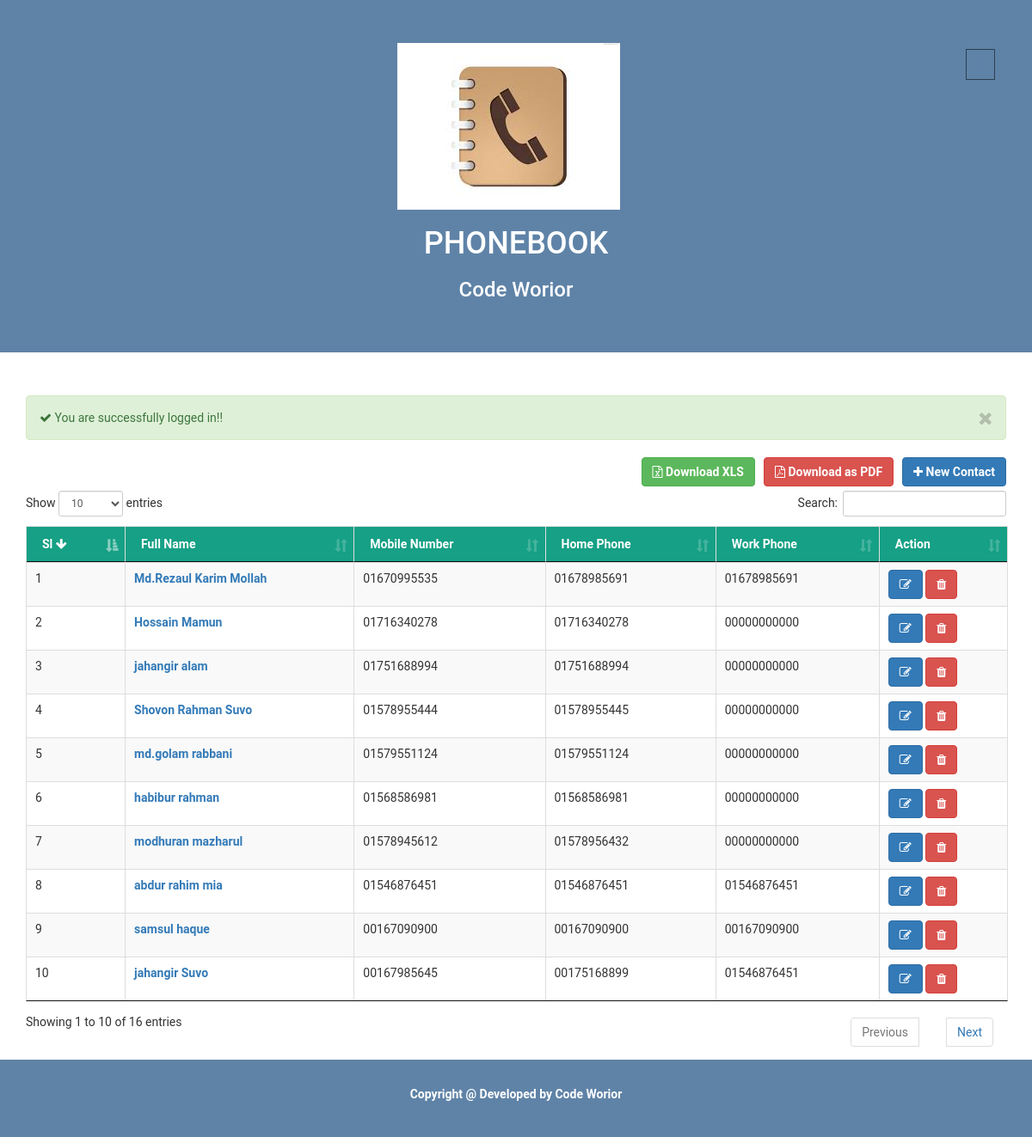
The app's page /views/index.php (signed in) with its own data.
### tables this page shows
CREATE TABLE IF NOT EXISTS `tbl_info` (
  `info_id` int(10) NOT NULL,
  `fname` varchar(100) NOT NULL,
  `lname` varchar(100) NOT NULL,
  `gender` varchar(50) NOT NULL,
  `image_name` varchar(255) NOT NULL,
  `mobile` int(11) unsigned zerofill NOT NULL,
  `home_phone` int(11) unsigned zerofill NOT NULL,
  `work_phone` int(11) unsigned zerofill NOT NULL,
  `address` text NOT NULL,
  `city` varchar(50) NOT NULL,
  `country` varchar(50) NOT NULL,
  `zip_code` int(4) NOT NULL
);

### src/Requered.php (called while the page is built, shortened)
<?php
class Requered {
    static public function success_message($msg = null) {
        if (is_null($msg)) {
            $_message = $_SESSION['message'];
            return $_message;
        } else {
            $_SESSION['message'] = $msg;
        }
    }
}

### src/Phonebook.php (called while the page is built, shortened)
<?php
class Phonebook {
    public function __construct() {
        if (isset($_SESSION['login_id']) && !empty($_SESSION['login_id'])) {
            $this->index();
        } else {
            $obj = new Login();
            $obj->index();
        }
    }
    public function index($search = array(), $paging = null) {
        $data = array();
            $query = "SELECT * FROM `tbl_info`";
            $result = mysql_query($query);
            while ($row = mysql_fetch_object($result)) {
                $data[] = $row;
            }
            return $data;
    }
}

### views/index.php (the view, shortened to what this page needs)
<!DOCTYPE HTML>
<html lang="en-US">
    <head>
        <link rel="stylesheet" href="../assets/css/bootstrap.min.css" />
        <link rel="stylesheet" href="../assets/font-awesome/css/font-awesome.min.css" />
        <link rel="stylesheet" href="../assets/css/countrySelect.min.css" />
        <link rel="stylesheet" href="../assets/css/jquery.dataTables.min.css" />
        <link rel="stylesheet" href="../assets/css/dataTables.bootstrap.min.css" />
        <link rel="stylesheet" href="../assets/style.css" />
    </head>
    <body>
        <header class="text-center">
            <div class="container">
                <a href="logout.php" class="btn pull-right"><i class="fa fa-power-off"></i></a>
                <a href="index.php" ><img src="images/phonebook.jpg" alt="phonebook"></a>
                <h1>PHONEBOOK</h1>
                <h3>Code Worior</h3>
            </div>
        </header>
        <section class="content container">
            <?php
$obj = new Phonebook();
                $info = $obj->index();
            $success = Requered::success_message();
            $unsuccess = Requered::unsuccess_message();
            if (isset($success)) {
                ?>
                <div class = "alert alert-success">
                    <button type = "button" class = "close" data-dismiss = "alert">
                        <i class = " fa fa-times"></i>
                    </button>
                    <p>
                        <strong>
                            <i class = "ace-icon fa fa-check"></i>
                        </strong>
                        <?php echo $success; ?>
                    </p>
                </div>
                <?php
            }if (isset($unsuccess)) {
                ?>
                <div class = "alert alert-danger">
                    <button type = "button" class = "close" data-dismiss = "alert">
                        <i class = " fa fa-times"></i>
                    </button>
                    <p>
                        <strong>
                            <i class = "ace-icon fa fa-check"></i>
                            Sorry!
                        </strong>
                        <?php echo $unsuccess; ?>
                    </p>
                </div>
                <?php
            }
            ?>
            <button type="button" class="btn btn-primary pull-right button" data-toggle="modal" data-target=".bs-example-modal-lg" ><strong><i class="fa fa-plus"></i> New Contact</strong> </button>
            <a href="downloadpdf.php?action=getpdf"><button type="button" class="btn btn-danger pull-right button" style="margin-right: 10px;"><strong><i class="fa fa-file-pdf-o"></i> Download as PDF </strong> </button></a>
            <a href="01simple-download-xlsx.php"><button type="button" class="btn btn-success pull-right button" style="margin-right: 10px;"><strong><i class="fa fa-file-excel-o"></i> Download XLS</strong> </button></a>
            <table  id="table" class="table table-bordered table-hover table-striped">
                <thead>
                    <tr>
                        <th>Sl <i class="fa fa-arrow-down"></i></th>
                        <th>Full Name</th>
                        <th>Mobile Number</th>
                        <th>Home Phone</th>
                        <th>Work Phone</th>
                        <th>Action</th>
                    </tr>
                </thead>
                <tbody>
                    <?php
                    $sl = 1;
                    foreach ($info as $value) {
                        ?>
                        <tr>
                            <td><?php echo $sl; ?></td>
                            <td class="name"><a href="details.php?id=<?php echo $value->info_id; ?>" ><?php echo $value->fname; ?> <?php echo $value->lname; ?></a></td>
                            <td><?php echo $value->mobile; ?></td>
                            <td><?php echo $value->home_phone; ?></td>
                            <td><?php echo $value->work_phone; ?></td>
                            <td>
                                <button type="submit" class="btn btn-primary " data-toggle="modal" data-target=".modal-lg<?php echo $value->info_id; ?>" ><strong><i class="fa fa-edit"></i></strong> </button>
                                <a href="delete.php?id=<?php echo $value->info_id; ?>" class="btn btn-danger delete"><i class="fa fa-trash"></i></a>
                            </td>
                        </tr>
                        <?php
                        $sl++;
                    }
                    ?>
                </tbody>
            </table>
        </section>
        <footer class="text-center">
            <div class="container">
                <p>Copyright @ Developed by Code Worior</p>
            </div>
        </footer>
    </body>
</html>

### assets/style.css (style rules this page uses)
body { font-family: 'Roboto', sans-serif; }
header { background: #5f83a7; overflow: hidden; color: #FFFFFF; margin-bottom: 50px; padding: 50px 0; }
header img { margin-left: 43px; }
header i { padding: 10px; color: #5f83a7; border: 1px solid #2c3e50; font-size: 40px; }
.button { margin-bottom: 5px; }
.name a { text-decoration: none; font-weight: bold; }
thead { background: #16a085; color: #FFFFFF; }
.content { min-height: 700px; }
footer { background: #5f83a7; padding: 30px 0; color: #FFFFFF; }
footer p { font-weight: bold; }

### records on screen
tbl_info: fname "Md.Rezaul", lname "Karim Mollah", mobile "01670995535", home_phone "01678985691", work_phone "01678985691"
tbl_info: fname "Hossain", lname "Mamun", mobile "01716340278", home_phone "01716340278", work_phone "00000000000"
tbl_info: fname "jahangir", lname "alam", mobile "01751688994", home_phone "01751688994", work_phone "00000000000"
tbl_info: fname "Shovon Rahman", lname "Suvo", mobile "01578955444", home_phone "01578955445", work_phone "00000000000"
tbl_info: fname "md.golam", lname "rabbani", mobile "01579551124", home_phone "01579551124", work_phone "00000000000"
tbl_info: fname "habibur", lname "rahman", mobile "01568586981", home_phone "01568586981", work_phone "00000000000"
tbl_info: fname "modhuran", lname "mazharul", mobile "01578945612", home_phone "01578956432", work_phone "00000000000"

### other values on screen
$success "You are successfully logged in!!"
